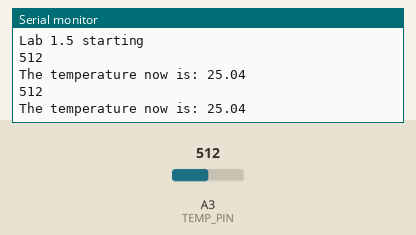
This sketch was run on a simulated Arduino Uno, built with avr-gcc and run on an emulated ATmega328P. Parts: the last lines printed to the serial monitor. Inputs (shaded band) come from the test bench; at power-on: A3 (TEMP_PIN) = 512.

Above: at 5.8 s.
5.9 s: A3 (TEMP_PIN) set to 716
At 10.9 s:
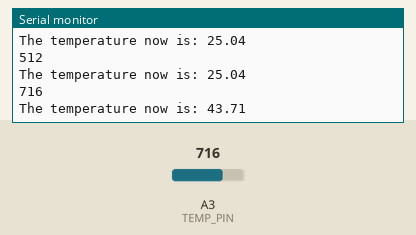
11.9 s: A3 (TEMP_PIN) set to 900
At 16.0 s:
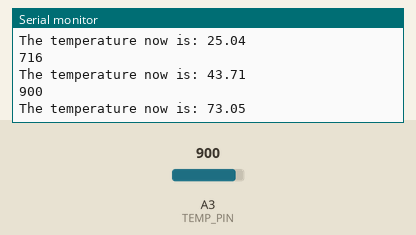
Timing chart, 0 to 17.5 s (numbered marks = the images above; inputs shaded):
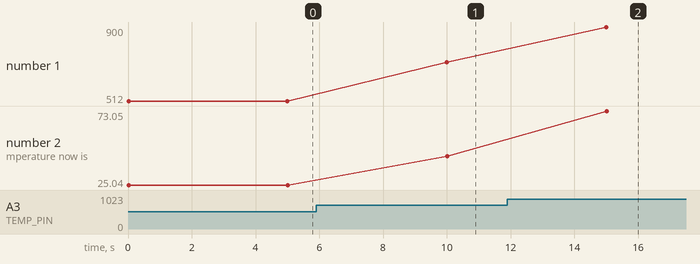

Measured:
- after the input at 5.9 s, the serial monitor: prints a new line after 4.1 s (image 1)
- after the input at 11.9 s, the serial monitor: prints a new line after 3.1 s (image 2)
- plotted number 1: 512 → 716 after the input at 5.9 s, 716 → 900 after the input at 11.9 s
- plotted number 2: 25.04 → 43.71 after the input at 5.9 s, 43.71 → 73.05 after the input at 11.9 s

The sketch:

Lab1.5.ino
```cpp
const int TEMP_PIN = A3;
const float B = 4275.0;
const long int R0 = 100000.0;
const float vcc = 1023.0;
const float T0 = 298.15; //25 gradi centigradi, quindi 273.15 + 25

void setup() {
  // put your setup code here, to run once:
  Serial.begin(9600);
  while(!Serial);
  Serial.println("Lab 1.5 starting");
  pinMode(TEMP_PIN, INPUT);
}

void loop() {
  // put your main code here, to run repeatedly:
  int a = analogRead(TEMP_PIN);
  Serial.println(a);
  float R = ((vcc/a)-1.0)*R0;
  float logR = log(R/R0);
  float tKel = 1.0/((logR/B)+(1.0/T0));
  float tCel = tKel - 273.15;

  Serial.print("The temperature now is: ");
  Serial.println(tCel);

  delay(5000); //5 secondi
}
```
